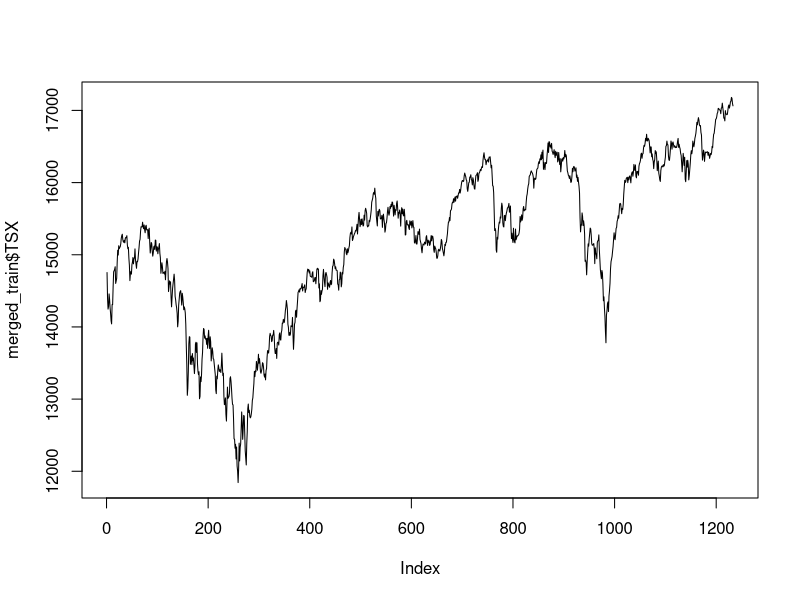

This figure's R source:
## ---- chunk 1
knitr::opts_chunk$set(echo = TRUE)
## ---- chunk 2
#install.packages("ggplot2")
## ---- chunk 3
TSX = read.csv("TSX_Data.csv")
SP500 = read.csv("SP500.csv")
## ---- chunk 4
#Converting Text into Dates and Numbers
TSX[,"Date"] = as.Date(TSX[,"Date"])
TSX[,2:7] = lapply(TSX[,2:7],as.numeric)

SP500[,"Date"] = as.Date(SP500[,"Date"])
SP500$Close = as.numeric(SP500$Close)

#Check If Converted
class(TSX[1,1])
class(TSX[1,2])
class(TSX[1,3])
class(TSX[1,4])
class(TSX[1,5])
class(TSX[1,6])
class(TSX[1,7])

class(SP500[1,1])
class(SP500[1,2])
## ---- chunk 5
# Check for NA Values
apply(sapply(TSX,is.na),2,sum)
apply(sapply(SP500,is.na),2,sum)

# Removing records with NA
TSX = na.omit(TSX)
SP500 = na.omit(SP500)

TSX = TSX[,c("Date","Close")]
## ---- chunk 6
library(dplyr)
colnames(SP500) = c("Date","SP500")
colnames(TSX) = c("Date","TSX")
merged = left_join(SP500,TSX,by="Date")
merged = merged[,c("Date","TSX","SP500")]
merged = na.omit(merged)
## ---- chunk 7
# Selecting Dates before 2023 and after 2010 as Training Data
merged_train = merged[merged[,"Date"] < "2020-01-01",]
merged_train = merged_train[merged_train[,"Date"] >= "2015-01-01",]

# Selecting the Dates after 2023 as Testing Data
merged_test = merged[merged[,"Date"] >= "2020-01-01",]

plot(merged_train$TSX, type="l")
## ---- chunk 8
for(i in 2:length(merged_train$Date)){
  merged_train[i,"TSX_diff"] = merged_train[i,"TSX"] - merged_train[i-1,"TSX"]
  merged_train[i,"SP500_diff"] = merged_train[i,"SP500"] - merged_train[i-1,"SP500"]
  
  # 7-Day Variances
  if(i > 7)
  {
    merged_train[i,"TSX_var7"] = var(merged_train[(i-7):i,"TSX"])
  }
}
## ---- chunk 9
means = c(0,0,0,0,0,0,0,0,0,0)
for(i in 0:18)
{
  means[i+1] = mean(na.omit(merged_train[merged_train$TSX_var7 > quantile(na.omit(merged_train$TSX_var7),0.05*i),"TSX_diff"][12:2201]))
}
